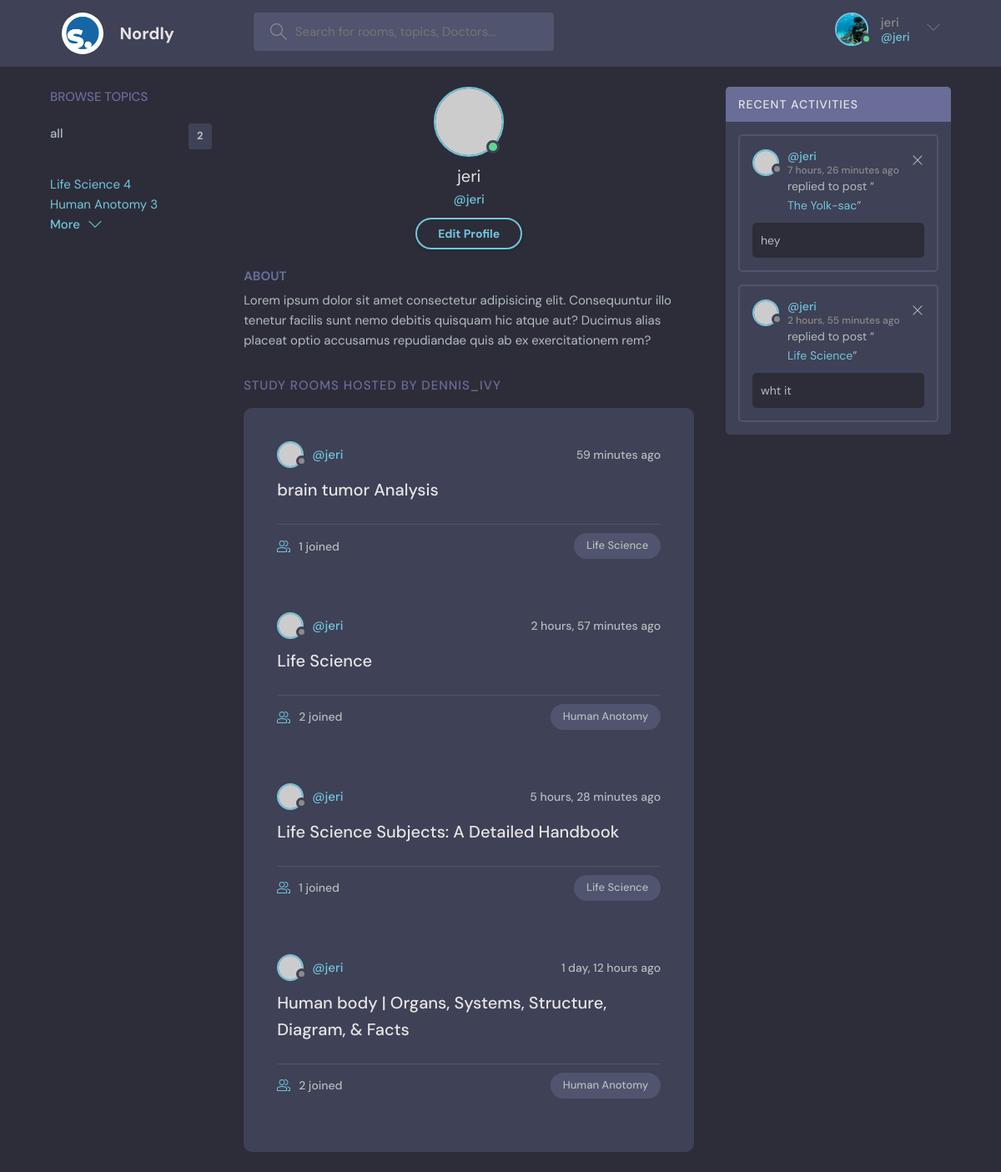
Screenshot of /profile/1 (signed in) with the database file from the repository.
### base/models.py (models this page shows, shortened)
class Topic(models.Model):
    name= models.CharField(max_length= 200)
    def __str__(self):
        return self.name

class Room(models.Model):
    host= models.ForeignKey(User,on_delete=models.SET_NULL,null=True)
    topic= models.ForeignKey(Topic,on_delete=models.SET_NULL, null = True )
    name= models.CharField(max_length= 100)
    participants = models.ManyToManyField(User, related_name= 'participants', blank= True)
    description = models.TextField(null= True, blank=True)
    created= models.DateTimeField(auto_now_add= True)
    updated= models.DateTimeField(auto_now= True)
    class Meta:
        ordering= ['-updated', '-created']
    def __str__(self):
        return self.name

class Message(models.Model):
    user= models.ForeignKey(User,on_delete = models.CASCADE)
    room= models.ForeignKey(Room,on_delete = models.CASCADE)
    body= models.TextField(null=True, blank =True)
    updated= models.DateTimeField(auto_now= True)
    created=  models.DateTimeField(auto_now_add= True)

### base/views.py (the view)
# urls.py: path('profile/<str:pk>', views.userProfile, name= 'user-profile'),
def userProfile(request, pk):
    user= User.objects.get(id= pk)
    rooms= user.room_set.all()
    room_message= user.message_set.all()
    topics=Topic.objects.all()
    context= {'user':user,
               'rooms':rooms,
               'room_message':room_message,
               'topics':topics
            }
    return render(request,'base/profile.html', context)

### base/templates/base/profile.html
{% extends 'main.html' %}
{% block content %}
  <main class="profile-page layout layout--3">
    <div class="container">
      <div class="topics">
        {% include 'base/topics_component.html' %}
      </div>
      <div class="roomList">
        <div class="profile">
          <div class="profile__avatar">
            <div class="avatar avatar--large active">
              <img src="https://randomuser.me/api/portraits/men/11.jpg" />
            </div>
          </div>
          <div class="profile__info">
            <h3>{{user.username}}</h3>
            <p>@{{user.username}}</p>
            <a href="edit-user.html" class="btn btn--main btn--pill">Edit Profile</a>
          </div>
          <div class="profile__about">
            <h3>About</h3>
            <p>
              Lorem ipsum dolor sit amet consectetur adipisicing elit. Consequuntur illo tenetur
              facilis sunt nemo debitis quisquam hic atque aut? Ducimus alias placeat optio
              accusamus repudiandae quis ab ex exercitationem rem?
            </p>
          </div>
        </div>
        <div class="roomList__header">
          <div>
            <h2>Study Rooms Hosted by dennis_ivy</a>
            </h2>
          </div>
        </div>
        <div class="roomListRoom">
          {% include 'base/feed_component.html' %}
        </div>
      </div>
      <div class="activities">
        {% include 'base/activity_component.html' %}
      </div>
    </div>
  </main>
{% endblock %}

### templates/navibar.html (shortened to what this page needs)
{% load static %}
<header class="header header--loggedIn">
    <div class="container">
      <a href="{% url 'home' %}" class="header__logo">
        <img src="{% static 'images/logo.jpeg' %}" />
        <h1>Nordly</h1>
      </a>
      <form class="header__search" method="GET" action="{% url 'home' %}">
        <label>
          <input  type="text" name= 'q' placeholder="Search for rooms, topics, Doctors..." />
        </label>
      </form>
      <nav class="header__menu">
        {% if request.user.is_authenticated %}
        <div class="header__user">
          <a href="">
            <div class="avatar avatar--medium active">
              <img src="{% static 'images/dive.png' %}" />
            </div>
            <p>{{request.user.username}} <span>@{{request.user.username}}</span></p>
          </a>
          <button class="dropdown-button">
            <svg version="1.1" xmlns="http://www.w3.org/2000/svg" width="32" height="32" viewBox="0 0 32 32">
              <title>chevron-down</title>
              <path d="M16 21l-13-13h-3l16 16 16-16h-3l-13 13z"></path>
            </svg>
          </button>
        </div>
         {% else %}
        <a href="{% url 'login' %}">
          <img src="{% static 'images/avatar.svg' %}" />
          <p>Login</p>
        </a>
        {% endif %}
      </nav>
    </div>
  </header>

### base/templates/base/topics_component.html
 <div >
  <div class="topics__header">
    <h2>Browse Topics</h2>
  </div>
  <ul class="topics__list">
    <li>
      <a href="{% url 'home' %}">all <span>{{topics.count}}</span></a>
    </li>
    {% for topic in topics %}
      <div>
        <a href="{% url 'home' %}?q={{topic.name}}">{{topic.name}} <span>{{topic.room_set.all.count}}</span> </a>
      </div>
    {% endfor %}
  </ul>
  <a class="btn btn--link" href="topics.html">
    More
    <svg version="1.1" xmlns="http://www.w3.org/2000/svg" width="32" height="32" viewBox="0 0 32 32">
      <title>chevron-down</title>
      <path d="M16 21l-13-13h-3l16 16 16-16h-3l-13 13z"></path>
    </svg>
  </a>
</div>

### base/templates/base/feed_component.html (shortened to what this page needs)
{% for room in rooms %}
<div class="roomListRoom">
  <div class="roomListRoom__header">
    <a href="{% url 'user-profile' room.host.id %}" class="roomListRoom__author">
      <div class="avatar avatar--small">
        <img src="https://randomuser.me/api/portraits/women/11.jpg" />
      </div>
      <span>@{{room.host.username}}</span>
    </a>
    <div class="roomListRoom__actions">
      <span>{{room.created|timesince}} ago</span>
    </div>
  </div>
  <div class="roomListRoom__content">
    <a href="{% url 'room' room.id %}">{{room.name}}</a>
  </div>
  <div class="roomListRoom__meta">
    <a href="{% url 'room' room.id %}" class="roomListRoom__joined">
      {{room.participants.all.count}} joined
    </a>
    <p class="roomListRoom__topic">{{room.topic}}</p>
  </div>
</div>
{% endfor %}

### base/templates/base/activity_component.html
<div class="activities__header">
  <h2>Recent Activities</h2>
</div>
{% for message in room_message %}
<div class="activities__box">
  <div class="activities__boxHeader roomListRoom__header">
    <a href="{% url 'user-profile' message.user.id %}" class="roomListRoom__author">
      <div class="avatar avatar--small">
        <img src="https://randomuser.me/api/portraits/women/11.jpg" />
      </div>
      <p>
        @{{message.user}}
        <span> {{message.created|timesince}} ago</span>
      </p>
    </a>
    {% if request.user == message.user %}
    <div class="roomListRoom__actions">
      <a href="{% url 'delete-message' message.id %}">
        <svg version="1.1" xmlns="http://www.w3.org/2000/svg" width="32" height="32" viewBox="0 0 32 32">
          <title>remove</title>
          <path
            d="M27.314 6.019l-1.333-1.333-9.98 9.981-9.981-9.981-1.333 1.333 9.981 9.981-9.981 9.98 1.333 1.333 9.981-9.98 9.98 9.98 1.333-1.333-9.98-9.98 9.98-9.981z"
          ></path>
        </svg>
      </a>
    </div>
    {% endif %}
  </div>
  <div class="activities__boxContent">
    <p>replied to post “<a href="{% url 'room' message.room.id %}">{{message.room}}</a>”</p>
    <div class="activities__boxRoomContent">
      {{message.body}}
    </div>
  </div>
</div>
{% endfor %}

### rows the page displays
Topic: name "Life Science", room_set.all.count "4"
Topic: name "Human Anotomy", room_set.all.count "3"
Room: host.username "jeri", created "59 minutes", name "brain tumor Analysis", participants.all.count "1", topic "Life Science"
Room: host.username "jeri", created "2 hours, 57 minutes", name "Life Science", participants.all.count "2", topic "Human Anotomy"
Room: host.username "jeri", created "5 hours, 28 minutes", name "Life Science Subjects: A Detailed Handbook", participants.all.count "1", topic "Life Science"
Room: host.username "jeri", created "1 day, 12 hours", name "Human body | Organs, Systems, Structure, Diagram, & Facts", participants.all.count "2", topic "Human Anotomy"
Message: user "jeri", created "7 hours, 26 minutes", room "The Yolk-sac", body "hey"
Message: user "jeri", created "2 hours, 55 minutes", room "Life Science", body "wht it"

### other values shown
{{ request.user.username }} "jeri"
{{ topics.count }} "2"
{{ user.username }} "jeri"
